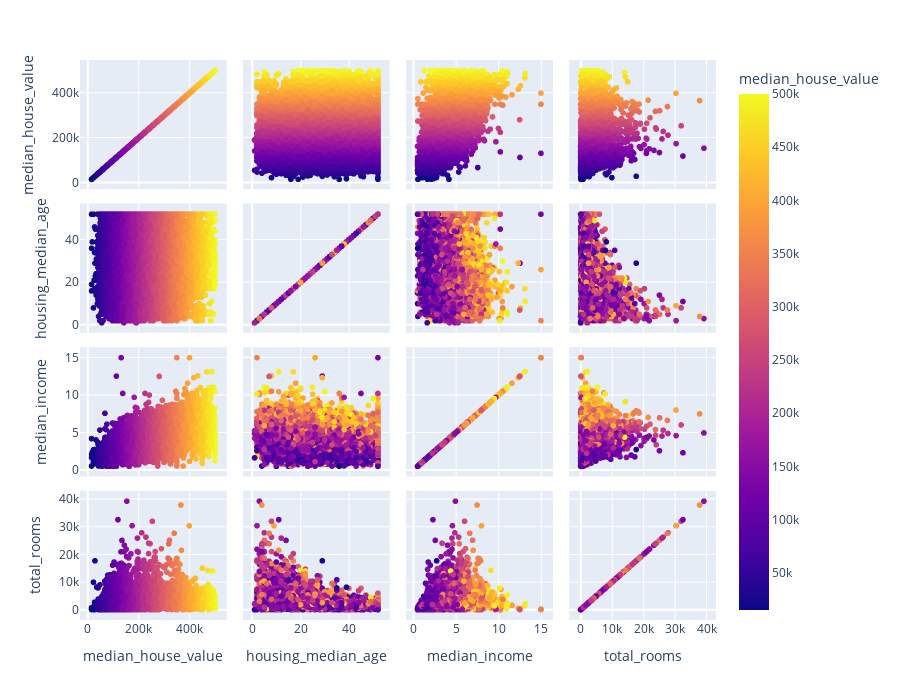

The notebook cell this image was saved under:
### Code cell
px.scatter_matrix(train_dataset, dimensions=['median_house_value', 'housing_median_age', 'median_income', 
                                             'total_rooms'], color='median_house_value', height=700)

### Figure 1 — Plotly figure (JSON) as saved in the notebook; plotly's stock layout.template omitted (floating-point values rounded to 4 significant figures; data arrays with more than 128 entries replaced by an {"elided": "..."} marker saying what was removed)
{"data": [{"dimensions": [{"axis": {"matches": true}, "label": "median_house_value", "values": {"elided": "15580 int values"}}, {"axis": {"matches": true}, "label": "housing_median_age", "values": {"elided": "15580 int values"}}, {"axis": {"matches": true}, "label": "median_income", "values": {"elided": "15580 float values"}}, {"axis": {"matches": true}, "label": "total_rooms", "values": {"elided": "15580 int values"}}], "hovertemplate": "%{xaxis.title.text}=%{x}<br>%{yaxis.title.text}=%{y}<br>median_house_value=%{marker.color}<extra></extra>", "legendgroup": "", "marker": {"color": {"elided": "15580 int values"}, "coloraxis": "coloraxis", "symbol": "circle"}, "name": "", "showlegend": false, "type": "splom"}], "layout": {"coloraxis": {"colorbar": {"title": {"text": "median_house_value"}}, "colorscale": [[0, "#0d0887"], [0.1111, "#46039f"], [0.2222, "#7201a8"], [0.3333, "#9c179e"], [0.4444, "#bd3786"], [0.5556, "#d8576b"], [0.6667, "#ed7953"], [0.7778, "#fb9f3a"], [0.8889, "#fdca26"], [1, "#f0f921"]]}, "dragmode": "select", "height": 700, "legend": {"tracegroupgap": 0}, "margin": {"t": 60}}}
